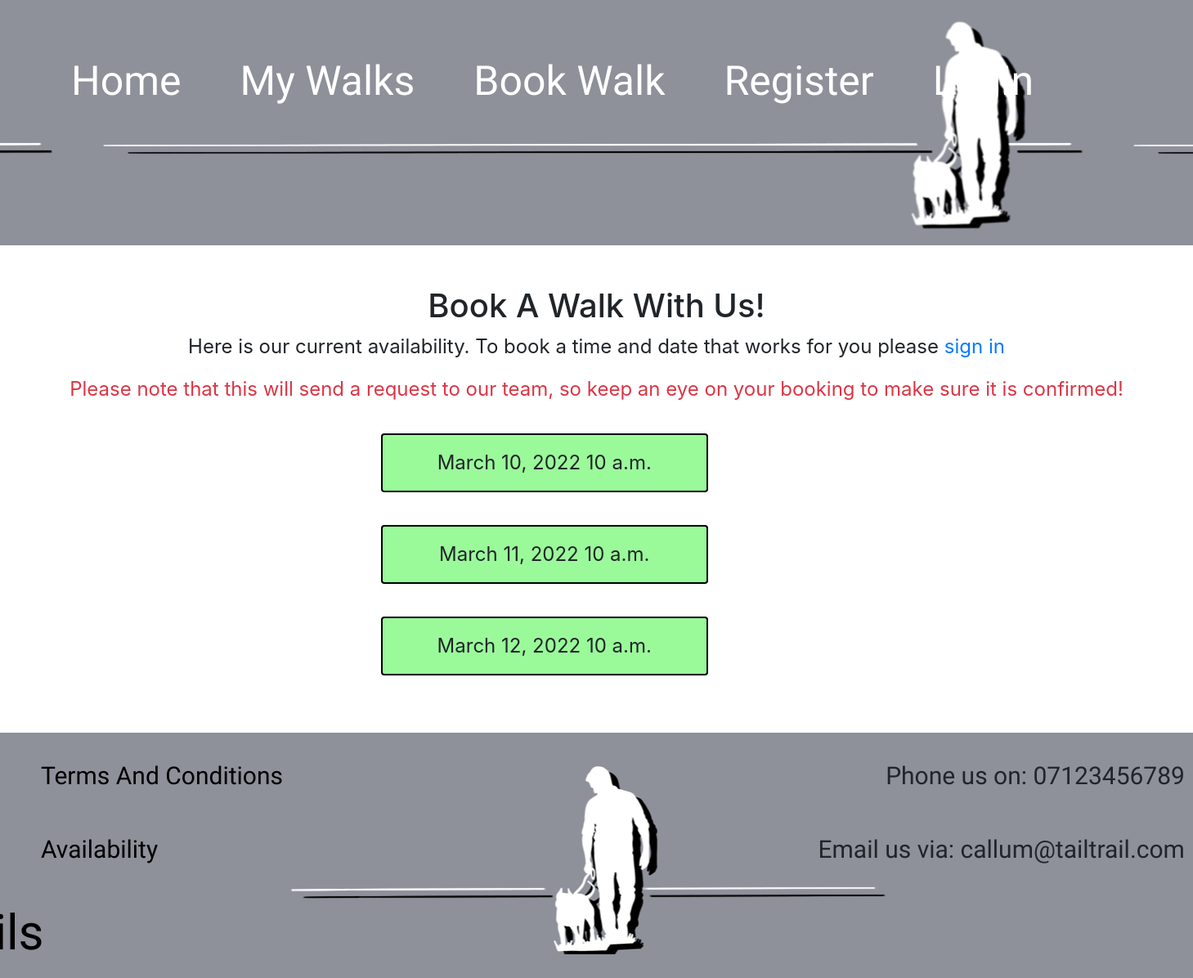
The app's page /book-walk/ with its own data.
### book/models.py (models this page shows, shortened)
class Availability(models.Model):
    date = models.DateField()
    time = models.TimeField(auto_now=False, auto_now_add=False)
    requested = models.BooleanField(default=False)
    approved = models.BooleanField(default=False)
    class Meta:
        ordering = ['date']

### book/views.py (the view)
# urls.py: path("book-walk/", views.AvailabilityList.as_view(), name="book-walk"),
class AvailabilityList(generic.ListView):
    model = Availability
    template_name = 'book-walk.html'
    paginate_by = 14

### templates/book-walk.html (shortened to what this page needs)
{% extends "base.html" %}
{% block content %}
<div class="content make-booking-content">
   <h1>Book A Walk With Us!</h1>
   {% if user.is_authenticated %}
      <p> Here is our current availability, please select a time and date that works for you.</p>
      <p class="text-danger">Please note that this will send a request to our team, so keep an eye on your booking to make sure it is confirmed!</p>
      <div class="row">
         <div class="col-md-10">
         {% for availability in availability_list %}
            <div id="availability-item">
               <p>{{ availability.date }} {{ availability.time }}</p>
            </div>
            <button class="btn" id="btn-request" onclick="#" type="submit">Request</button>
         {% endfor %}
         </div>
      </div>
   {% else %}
      <p> Here is our current availability. To book a time and date that works for you please <a class="link"
      href="{% url 'account_login' %}">sign in</a></p>
      <p class="text-danger">Please note that this will send a request to our team, so keep an eye on your booking to make sure it is confirmed!</p>
      <div class="row">
         <div class="col-md-8 offset-md-1">
            {% for availability in availability_list %}
            <div id="availability-item">
               <p>{{ availability.date }} {{ availability.time }}</p>
            </div>
            {% endfor %}
         </div>
      </div>
   {% endif %}
</div>
{%endblock%}

### static/css/style.css (style rules this page uses)
h1 { font-size: 40px; text-align: center; }
p { font-size: 20px; text-align: center; }
.content { padding:50px; }
p { font-size: x-large; text-align: left; }
.make-booking-content p { text-align: center; }
#availability-item { background-color: rgb(154, 250, 154); border: solid 2px black; border-radius: 0.25rem; width: 400px; padding: 1rem 4rem 0 4rem; margin: 20px 0 20px 300px; display: inline-block; }

### records on screen
Availability: date "March 10, 2022", time "10 a.m."
Availability: date "March 11, 2022", time "10 a.m."
Availability: date "March 12, 2022", time "10 a.m."
